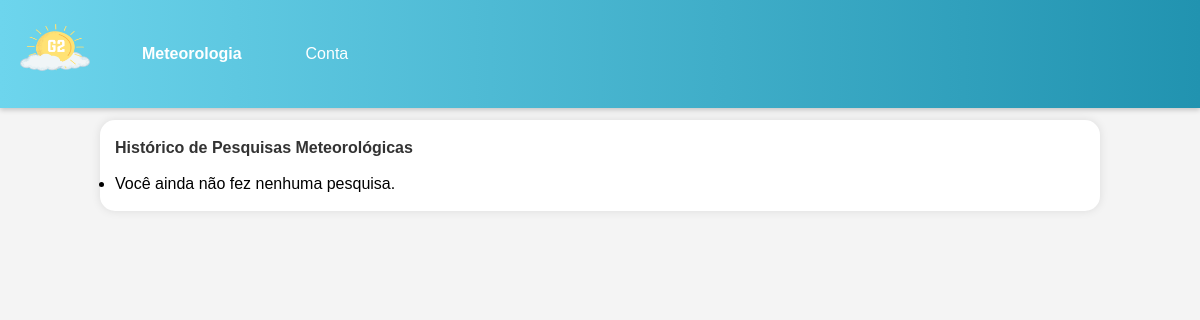
The app's page /perfil/ (signed in), older data.
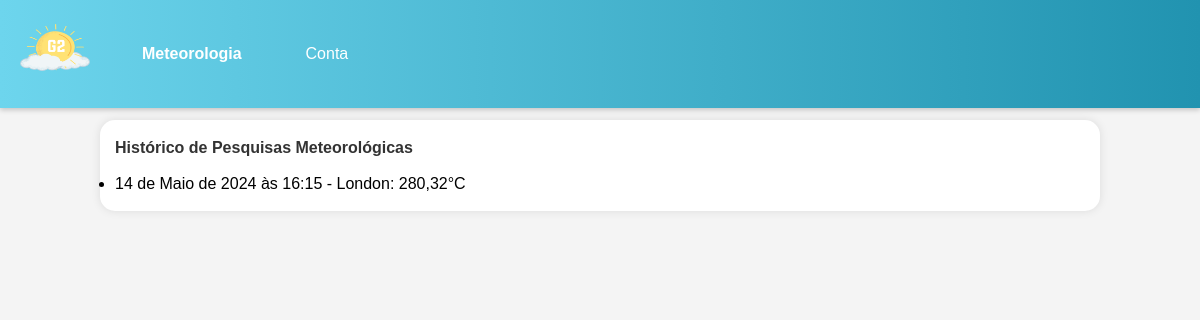
The same page, newer data.
### G2app/models.py (models this page shows, shortened)
class HistoricoPesquisa(models.Model):
    usuario = models.ForeignKey(User, on_delete=models.CASCADE)
    data_pesquisa = models.DateTimeField(auto_now_add=True)
    local_pesquisa = models.CharField(max_length=200)
    resultado_pesquisa = models.TextField()

### G2app/views.py (the view)
# urls.py: path('perfil/', perfil_usuario, name='perfil'),
def perfil_usuario(request):
    if not request.user.is_authenticated:
        return redirect('login')
    historico = HistoricoPesquisa.objects.filter(usuario=request.user).order_by('-data_pesquisa')
    historico_formatado = []
    for item in historico:
        dados = json.loads(item.resultado_pesquisa)
        historico_formatado.append({
            'data': item.data_pesquisa,
            'local': item.local_pesquisa,
            'temperatura': dados['main']['temp'],
        })
    return render(request, 'G2app/perfil.html', {'historico': historico_formatado})

### G2app/templates/G2app/perfil.html
{% extends 'G2app/index.html' %}
{% block content %}
<div class="container">
  <div class="main-body">
    <div class="row gutters-sm">
      <div class="col-md-4 mb-3">
        <div class="card mt-3">
          <div class="card-body">
            <h4>Histórico de Pesquisas Meteorológicas</h4>
            <ul class="list-group list-group-flush">
              {% for pesquisa in historico %}
                <li class="list-group-item">
                  {{ pesquisa.data }} - {{ pesquisa.local }}: {{ pesquisa.temperatura }}°C
                </li>
              {% empty %}
                <li class="list-group-item">Você ainda não fez nenhuma pesquisa.</li>
              {% endfor %}
            </ul>
          </div>
        </div>
      </div>
    </div>
  </div>
</div>
{% endblock %}

Row changes from the older to the newer data that the page shows:
added HistoricoPesquisa: data "14 de Maio de 2024 às 16:15", local "London"
Text that changed along with them:
new list line: "- : 280,32 °C"
text no longer shown: "Você ainda não fez nenhuma pesquisa."
